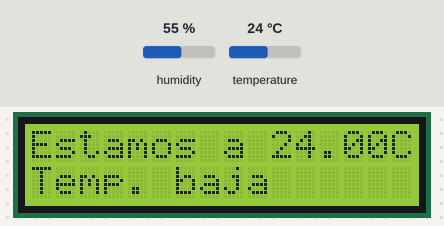
This sketch was run on a simulated ESP8266 (NodeMCU). Shown: 16×2 character LCD. The test bench sets the inputs (shaded band); at power-on: temperature 24 °C, humidity 55 %. WiFi joins after 1.5 s; servers stay silent unless stated; uploads are accepted with an empty reply; what the sketch prints to the serial monitor is not drawn.

Above: at 3.4 s.
3.5 s: temperature set to 27 °C
At 5.6 s:
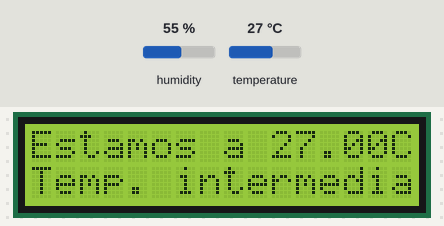
6.7 s: temperature set to 33 °C
At 8.1 s:
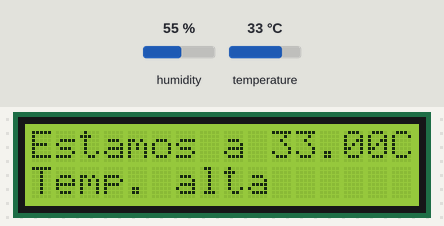
9.9 s: temperature set to 12 °C
At 13.3 s:
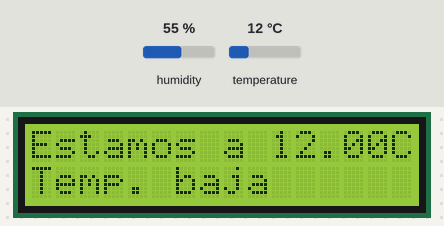
Timing chart, 0 to 14.8 s (numbered marks = the images above; inputs shaded):
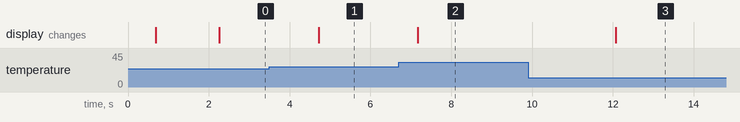

The sketch:

aleksandra.ino
```cpp
#include <Wire.h>
#include <LiquidCrystal_I2C.h>
LiquidCrystal_I2C lcd(0x27, 16, 2);//Direccion de LCD
#include "DHT.h"
#include <DHT_U.h>
#include <ESP8266WiFi.h>
#include <WiFiClient.h>
#include <ESP8266HTTPClient.h>
#define DHTPIN 0 //Conectamos el Sensor al pin digital 3
#define DHTTYPE DHT11
DHT dht(DHTPIN, DHTTYPE);


// Conexion a internet
const char* ssid = "Tec-IoT";
const char* password = "spotless.magnetic.bridge";


HTTPClient httpClient;
WiFiClient wClient;


String URLTemp = "http://10.22.229.203:3100/api/logTemp/2/";
String URLHum = "http://10.22.229.203:3100/api/logHum/2/";


// Conexion a LCD
void setup() {
  lcd.init(); // Indicamos medidas de LCD
  lcd.backlight();
  lcd.clear();
  Serial.begin(9600);
  dht.begin();


  Serial.println("**Inicializando conexión a My SQL**");
  WiFi.mode(WIFI_STA);
  WiFi.disconnect();
  delay(100);


  WiFi.begin(ssid, password);
  Serial.print("Conectando a red WiFi \"");
  Serial.print(ssid);
  Serial.print("\"");
  while (WiFi.status() != WL_CONNECTED) {
    delay(500);
    lcd.clear();
    lcd.setCursor(0,0);
    lcd.print("Conectando");
    Serial.print(".");
  }
  Serial.print("\nConectado! IP: ");
  Serial.println(WiFi.localIP());
  delay(500);


}


void loop() {
float hume = dht.readHumidity();    // Lee la humedad
float temp = dht.readTemperature();  // Y la temperatura
Serial.println(hume);
Serial.println(temp);

if( isnan(temp) || isnan(hume)) {
  Serial.println("Error leyendo datos!!");
  lcd.clear();
  lcd.setCursor(0,0);
  lcd.print("NaN");
}
if(temp >= 0 && temp <= 25.99){
  lcd.clear();
  lcd.setCursor(0,0);
  lcd.print("Estamos a ");
  lcd.print(String(abs(temp)));//Escribe la temperatura
  lcd.print("C");
  lcd.setCursor(0, 1);
  lcd.print("Temp. baja");
  logIntento(temp);
  logIntento1(hume);
}
if(temp >= 26.00 && temp <= 30.99){
  lcd.clear();
  lcd.setCursor(0, 0);
  lcd.print("Estamos a ");
  lcd.print(String(abs(temp)));//Escribe la temperatura
  lcd.print("C");
  lcd.setCursor(0, 1);
  lcd.print("Temp. intermedia");
  logIntento(temp);
  logIntento1(hume);
}
if(temp > 30.99){
  lcd.clear();
  lcd.setCursor(0, 0);
  lcd.print("Estamos a ");
  lcd.print(String(abs(temp)));//Escribe la temperatura
  lcd.print("C");
  lcd.setCursor(0, 1);
  lcd.print("Temp. alta");
  logIntento(temp);
  logIntento1(hume);
}
  Serial.println("Temperatura: " + String(abs(temp)) + "Humedad: " + String(abs(hume)));
  delay(2000);
}


void logIntento(float temp){


  if(WiFi.status() == WL_CONNECTED){
    String data = URLTemp;
    data = data + temp;
    Serial.println(data);

    httpClient.begin(wClient, data.c_str());
    httpClient.addHeader("Content-Type", "Content-Type: application/json");
    int httpResponseCode = httpClient.POST(data.c_str());
    Serial.println(httpResponseCode);
    httpClient.end();
}
return;
}

void logIntento1(float hume){
  if(WiFi.status() == WL_CONNECTED){
    String data = URLHum;
    data = data + hume;
    Serial.println(data);
    httpClient.begin(wClient, data.c_str());
    httpClient.addHeader("Content-Type", "Content-Type: application/json");
    int httpResponseCode = httpClient.POST(data.c_str());
    Serial.println(httpResponseCode);
    httpClient.end();
}
return;
}
```

Measured:
- the behaviour switches between 25 and 26 °C on temperature (found by bisection; images 0 and 1)
- after the input at 3.5 s, the display: changes after 1.2 s (image 1)
- after the input at 6.7 s, the display: changes after 0.47 s (image 2)
- after the input at 9.9 s, the display: changes after 2.2 s (image 3)
